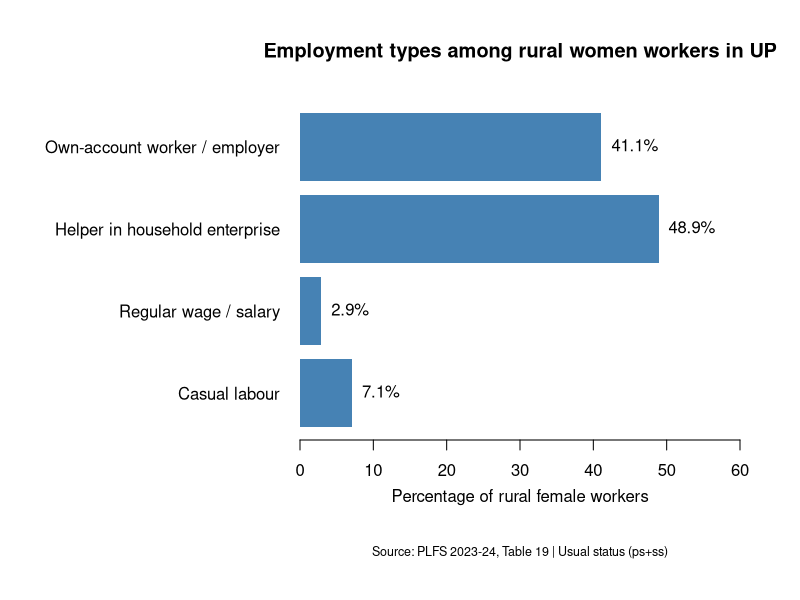
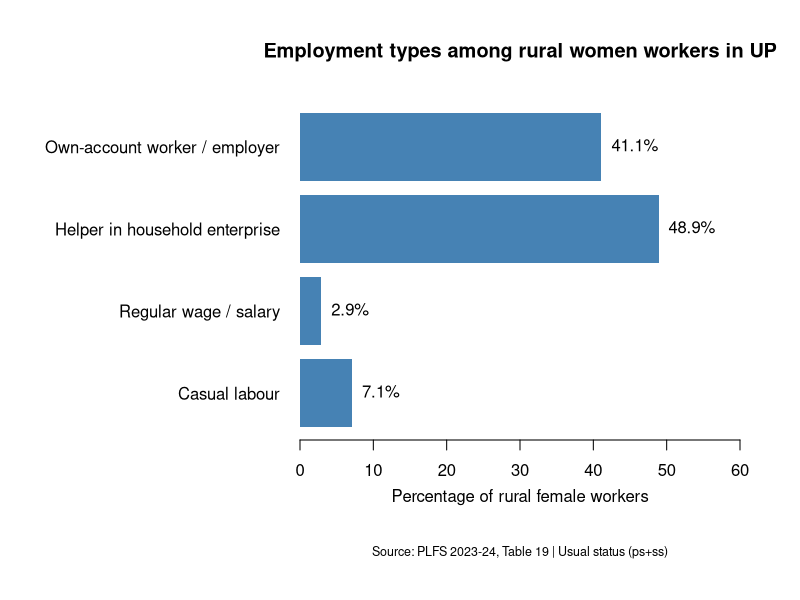

Write the R code that produced these figures, in order.
# Store the four PLFS employment categories for rural female workers in UP
rural_women <- data.frame(
  Category = c(
    "Own-account worker / employer",
    "Helper in household enterprise",
    "Regular wage / salary",
    "Casual labour"
  ),
  Percentage = c(41.1, 48.9, 2.9, 7.1)
)

# Check that the four categories add up to 100%
sum(rural_women$Percentage)

# This function draws the chart
draw_rural_chart <- function() {
  
  # Increase the bottom and left margins to make room for labels
  par(mar = c(8, 15, 5, 3))
  
  # rev() reverses the rows, placing the first category at the top
  values <- rev(rural_women$Percentage)
  labels <- rev(rural_women$Category)
  
  bar_positions <- barplot(
    height = values,
    names.arg = labels,
    horiz = TRUE,
    las = 1,
    col = "steelblue",
    border = NA,
    xlim = c(0, 60),
    main = "Employment types among rural women workers in UP",
    xlab = ""
  )
  
  # Add percentage labels at the end of each bar
  text(
    x = values,
    y = bar_positions,
    labels = paste0(values, "%"),
    pos = 4
  )
  
  # Put the axis label and source note on separate lines
  mtext(
    "Percentage of rural female workers",
    side = 1,
    line = 2.3
  )
  
  mtext(
    "Source: PLFS 2023-24, Table 19 | Usual status (ps+ss)",
    side = 1,
    line = 5,
    cex = 0.75
  )
}

# Make a local folder for saved outputs
dir.create("outputs", showWarnings = FALSE)

# Show the chart in RStudio
draw_rural_chart()

# Save the same chart as a PNG file
png(
  filename = "outputs/rural_female_employment_types.png",
  width = 2000,
  height = 1200,
  res = 180
)

draw_rural_chart()

# Finish and close the saved image
dev.off()
